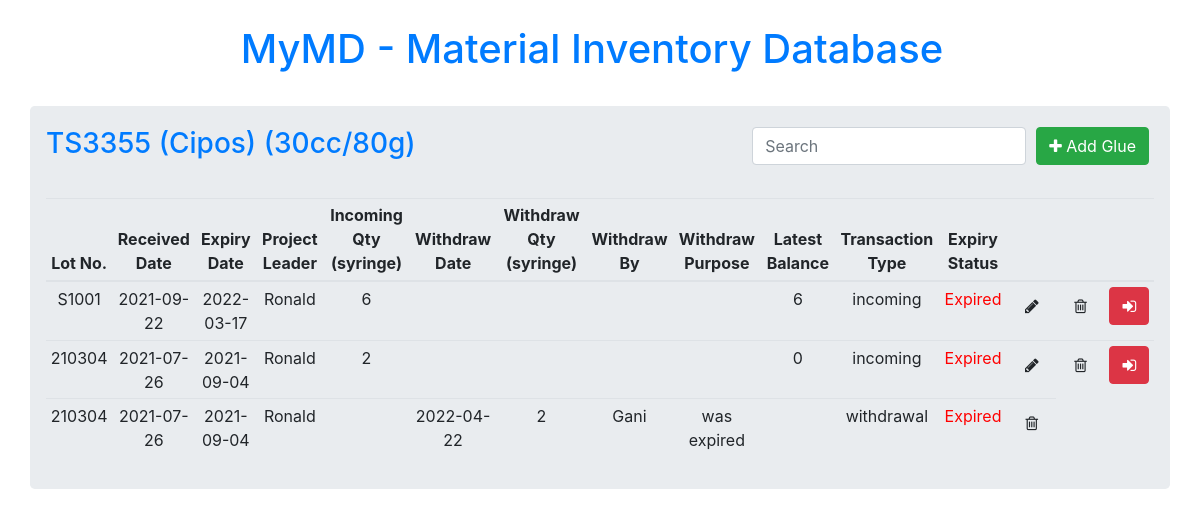
Screenshot of /glue_type/2 with the database file from the repository.
### App.py (models this page shows, shortened)
class GlueType(db.Model):
    __tablename__ = 'glue_types'
    glue_type_id = db.Column(db.Integer, primary_key=True)
    glue_name = db.Column(db.String(100))
    supplier = db.Column(db.String(100))
    storage_temp = db.Column(db.String(100))
    freezer_no = db.Column(db.String(100))
    syringe_volume = db.Column(db.String(100))
    weight = db.Column(db.String(100))
    glue_description = db.relationship("GlueDescription", cascade="all, delete-orphan")

class GlueDescription(db.Model):
    __tablename__ = 'glue_descriptions'
    glue_description_id = db.Column(db.Integer, primary_key=True)
    lot_no = db.Column(db.String(100))
    received_date = db.Column(db.String(100))
    expiry_date = db.Column(db.String(100))
    project_leader = db.Column(db.String(100))
    incoming_qty = db.Column(db.String(100))
    withdraw_date = db.Column(db.String(100))
    withdraw_qty = db.Column(db.String(100))
    withdraw_by = db.Column(db.String(100))
    withdraw_purpose = db.Column(db.String(100))
    balance = db.Column(db.String(100))
    trans_type = db.Column(db.String(100))
    release_status = db.Column(db.String(100))
    expiry_status = db.Column(db.String(100))
    created_time = db.Column(db.DateTime, server_default=db.func.now())
    glue_type_id = db.Column(db.Integer, db.ForeignKey('glue_types.glue_type_id'))
    glue_type = db.relationship("GlueType", backref='glue_type')

### App.py (the view)
@app.route("/glue_type/<glue_type_id>")
def show_glue_descriptions(glue_type_id):
    all_glue_description = GlueDescription.query.filter_by(glue_type_id=glue_type_id). \
        order_by(GlueDescription.received_date.desc(), GlueDescription.created_time.desc(),
                 GlueDescription.withdraw_date).all()
    return render_template("glue_description.html",
                           glue_type=GlueType.query.filter_by(glue_type_id=glue_type_id).first(),
                           glue_descriptions=all_glue_description)

### templates/glue_description.html (shortened to what this page needs)
{% extends 'base.html' %}
{% block body %}
<div class="container">
    <div class="row">
        <div class="col-xs-7">
            <div class="jumbotron p-3">
                <a href="/glue_type" class="navbar-brand">
                    <h3>{{ glue_type.glue_name }} ({{glue_type.syringe_volume}}cc/{{glue_type.weight}}g)</h3>
                </a>
                <button type="button" style="margin:5px;" class="btn btn-success float-right" data-toggle="modal"
                        data-target="#mymodal"><i class="fa fa-plus"></i> Add Glue</button>
                <div class="form-group pull-right" style="margin:5px;">
                    <input type="text" class="form-control" id="mySearch" placeholder="Search">
                </div>
                <table id="myTable" class="table table-hover table-sm text-center">
                    <thead>
                        <tr>
                            <th>Lot No.</th>
                            <th>Received Date</th>
                            <th>Expiry Date</th>
                            <th>Project Leader</th>
                            <th>Incoming Qty (syringe)</th>
                            <th>Withdraw Date</th>
                            <th>Withdraw Qty (syringe)</th>
                            <th>Withdraw By</th>
                            <th>Withdraw Purpose</th>
                            <th>Latest Balance</th>
                            <th>Transaction Type</th>
                            <th>Expiry Status</th>
                            <th></th>
                            <th></th>
                            <th></th>
                        </tr>
                    </thead>
                    {% for glue in glue_descriptions %}
                    <tr>
                        <td>{{ glue.lot_no }}</td>
                        <td>{{ glue.received_date }}</td>
                        <td>{{ glue.expiry_date }}</td>
                        <td>{{ glue.project_leader }}</td>
                        <td>{{ glue.incoming_qty }}</td>
                        <td>{{ glue.withdraw_date }}</td>
                        <td>{{ glue.withdraw_qty }}</td>
                        <td>{{ glue.withdraw_by }}</td>
                        <td>{{ glue.withdraw_purpose }}</td>
                        <td>{{ glue.balance }}</td>
                        <td class="trans_type" id="trans_type">{{ glue.trans_type }}</td>
                        <td class="expiry_status" id="expiry_status">{{ glue.expiry_date }}</td>
                        {% if glue.trans_type=="incoming" %}
                        <td>
                            <a href="/glue_description/update/{{glue.glue_description_id}}" class="btn" data-toggle="modal"
                               data-target="#modaledit{{glue.glue_description_id}}"><i class="fa fa-pencil"></i></a>
                        </td>
                        {% endif %}
                        <td>
                            <a href="/glue_description/delete/{{glue.glue_description_id}}" class="btn"
                               onclick="return confirm('Are You Sure To Delete?')"><i class="fa fa-trash-o"></i></a>
                        </td>
                        {% if glue.trans_type == "incoming" %}
                        <td class="withdraw" id="withdraw">
                            <a href="/glue_description/withdraw/{{glue.glue_description_id}}" class="btn btn-danger"
                               data-toggle="modal" data-target="#modalwithdraw{{glue.glue_description_id}}"><i class="fa fa-sign-in"></i>
                            </a>
                        </td>
                        {% endif %}
                    </tr>
                    {% endfor %}
                </table>
            </div>
        </div>
    </div>
</div>
{% endblock %}

### rows the page displays
GlueType: glue_name "TS3355 (Cipos)", syringe_volume "30", weight "80"
GlueDescription: lot_no "S1001", received_date "2021-09-22", expiry_date "2022-03-17", project_leader "Ronald", incoming_qty "6", balance "6", trans_type "incoming"
GlueDescription: lot_no "210304", received_date "2021-07-26", expiry_date "2021-09-04", project_leader "Ronald", incoming_qty "2", balance "0", trans_type "incoming"
GlueDescription: lot_no "210304", received_date "2021-07-26", expiry_date "2021-09-04", project_leader "Ronald", withdraw_date "2022-04-22", withdraw_qty "2", withdraw_by "Gani", withdraw_purpose "was expired", trans_type "withdrawal"
